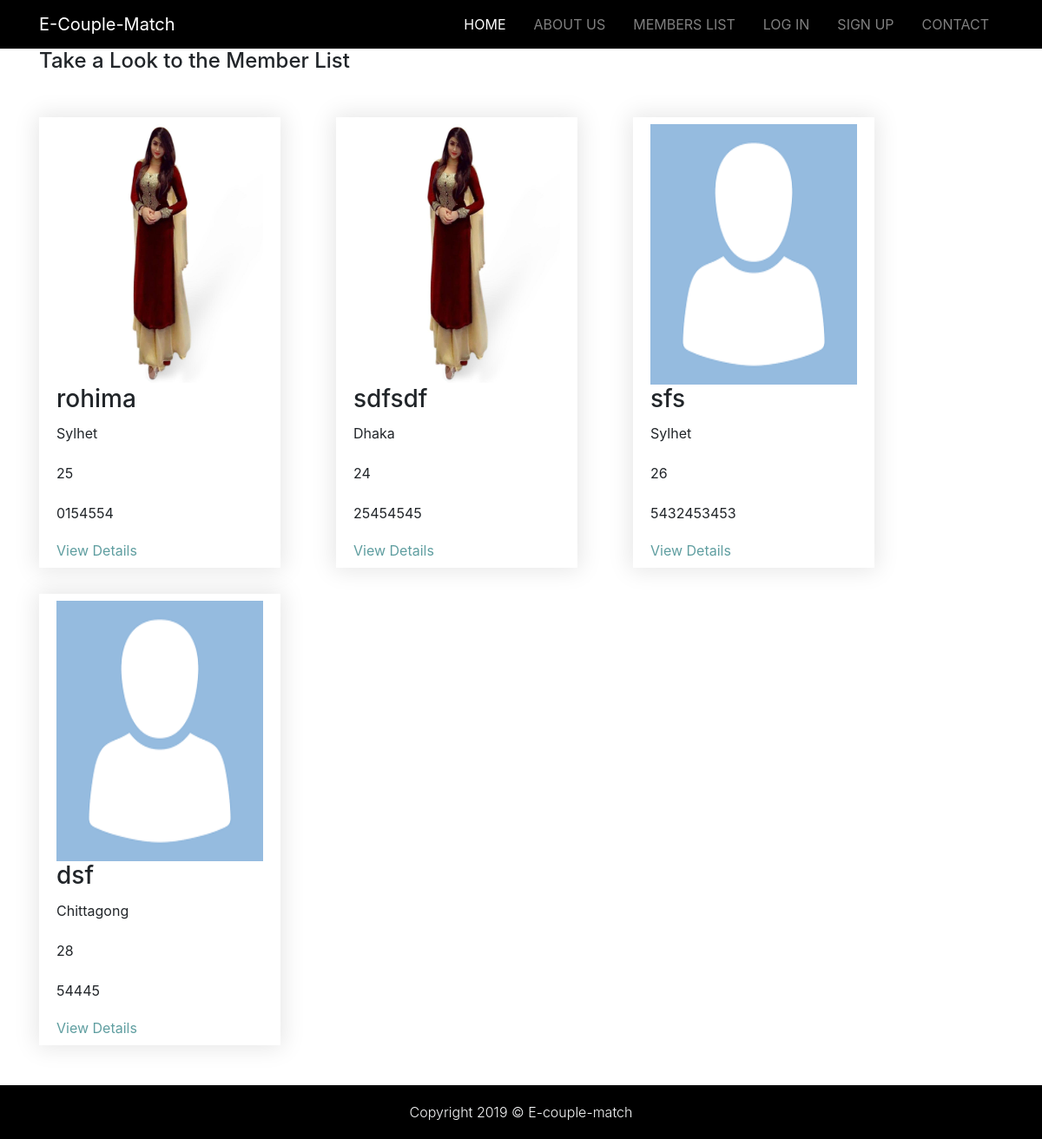
/index.php/members, run on the app's committed database.
### tables this page shows
CREATE TABLE `tbl_members` (
  `member_id` int(11) NOT NULL,
  `member_full_name` varchar(255) NOT NULL,
  `member_email` varchar(50) NOT NULL,
  `member_pass` varchar(50) NOT NULL,
  `member_confirm_pass` varchar(50) NOT NULL,
  `member_phone` varchar(14) NOT NULL,
  `member_present_address` varchar(100) NOT NULL,
  `member_parmanent_address` varchar(100) NOT NULL,
  `member_division` text NOT NULL,
  `member_age` varchar(50) NOT NULL,
  `member_gender` text NOT NULL,
  `member_edu_qualification` varchar(50) NOT NULL,
  `member_profession` varchar(50) NOT NULL,
  `member_image` varchar(100) NOT NULL,
  `member_height` varchar(70) NOT NULL,
  `member_weight` varchar(150) NOT NULL,
  `member_marital_status` varchar(150) NOT NULL,
  `member_birth` varchar(150) NOT NULL,
  `member_smoke` varchar(150) NOT NULL,
  `member_diet` varchar(150) NOT NULL,
  `memeber_familytype` varchar(150) NOT NULL,
  `member_father_name` varchar(150) NOT NULL,
  `member_father_occupation` varchar(150) NOT NULL,
  `member_mother_name` varchar(150) NOT NULL,
  `member_mother_occupation` varchar(150) NOT NULL,
  `memeber_sibling_details` text NOT NULL,
  `memeber_living_with_parents` varchar(150) NOT NULL,
  `memeber_living` varchar(150) NOT NULL,
  `ssc_pass_year` int(150) NOT NULL,
  `ssc_cgpa` varchar(150) NOT NULL,
  `hsc_pass_year` int(150) NOT NULL,
  `hsc_cgpa` varchar(150) NOT NULL,
  `ug_subject` varchar(150) NOT NULL,
  `ug_cgpa` varchar(150) NOT NULL,
  `ug_pass_year` varchar(150) NOT NULL,
  `higher_education` varchar(150) NOT NULL,
  `occupation` varchar(150) NOT NULL,
  `working_industry` varchar(150) NOT NULL,
  `monthly_income` varchar(150) NOT NULL,
  `office_address` varchar(150) NOT NULL,
  `write_yourself` text NOT NULL
);

### application/controllers/Members.php (called while the page is built, shortened)
<?php
class Members extends CI_Controller {
	public function __construct()
	{
		$this->load->model('Member_model');
	}
	public function index()
	{
		$data['title'] = 'Members';
		$data['view_all_list_member']    =   $this->Member_model->getData();
		$this->load->view('member_list',$data);
	}
}

### index.php (called while the page is built, shortened)
<?php
require_once BASEPATH.'core/CodeIgniter.php';

### application/models/Member_model.php (called while the page is built, shortened)
<?php
class Member_model extends CI_Model {
		public function getData() {
		$this->db->select('member_id,member_full_name,member_phone,member_division,member_age,member_image');
		$this->db->from('tbl_members');
		$query = $this->db->get();
		return $query->result_array();
	}
}
?>

### application/views/member_list.php (the view, shortened to what this page needs)
<?php $this->load->view('partial/header');?>
    <section class="container members">
        <div class="row">
            <div class="col-md-12">
                <div id="test-list">
                    <h4>Take a Look to the Member List</h4>
                    <ul class="grid cs-style-5 list">
                    <?php
                    if(!isset($view_member)){ $sl=0;
                        foreach ($view_all_list_member as $count) {
                            $member_id     = $count['member_id'];
                            $member_full_name   = $count['member_full_name'];
                            $member_phone = $count['member_phone'];
                            $member_division = $count['member_division'];
                            $member_age = $count['member_age'];
							$member_image= $count['member_image'];
                    ?>
                        <li class="col-md-3 list-item">
                            <figure>
                                <img src="<?php echo base_url()."$member_image"?>">
                                    <h3 class="membername"><?php echo $member_full_name; ?></h3>
                                    <p><?php echo $member_division; ?></p>
                                    <p><?php echo $member_age; ?></p>
                                    <p><?php echo $member_phone; ?></p>
                                    <a href="<?php echo base_url('')."members/details/$member_id"; ?>">View Details</a>
                            </figure>
                        </li>
                        <?php
                        ++$sl; }  }
                    ?>
                </ul>
	</div>
                </div>
            </div>
    </section>
    <?php $this->load->view('partial/footer');?>

### application/views/partial/header.php (shortened to what this page needs)
<!DOCTYPE html>
<html lang="en">
<head>
  <link rel="stylesheet" href="<?php echo base_url()?>public/css/font-awesome.min.css">
  <link rel="stylesheet" href="<?php echo base_url()?>public/css/bootstrap.min.css">
  <link rel="stylesheet" href="<?php echo base_url()?>public/css/bootstrap-select.css">
  <link rel="stylesheet" href="<?php echo base_url()?>public/css/style.css">
</head>
<body>
 <nav class="navbar navbar-dark navbar-expand-md" uk-sticky="top: 200; animation: uk-animation-slide-top; bottom: #sticky-on-scroll-up">
   <div class="container">
     <a href="<?php echo base_url('Home')?>" class="navbar-brand">E-Couple-Match</a>
     <div id="navbarNav" class="collapse navbar-collapse">
       <ul class="navbar-nav ml-auto">
         <li class="nav-item active">
           <a class="nav-link" href="<?php echo base_url('Home')?>">Home</a>
         </li>
         <li class="nav-item">
           <a class="nav-link" href="<?php echo base_url('About')?>">About Us</a>
         </li>
		 <li class="nav-item">
           <a class="nav-link" href="<?php echo base_url('members')?>">Members List</a>
         </li>
         <li class="nav-item">
           <a class="nav-link" href="<?php echo base_url('login')?>">log in</a>
         </li>
         <li class="nav-item">
           <a class="nav-link" href="<?php echo base_url('signup')?>">sign up</a>
         </li>
         <li class="nav-item">
           <a class="nav-link" href="<?php echo base_url('Contact')?>">Contact</a>
         </li>
       </ul>
      </div>
    </div>
  </nav>

### application/views/partial/footer.php (shortened to what this page needs)
  <footer id="copyright" class="py-3 text-light text-center">
    <div class="container">
      <div class="row">
        <div class="col">
          <p class="lead mb-0">Copyright 2019 © E-couple-match</p>
        </div>
      </div>
    </div>
  </footer>
</body>
</html>

### public/css/style.css (style rules this page uses)
.navbar { background: #000; }
.navbar .nav-link { font-size: 16px; text-transform: uppercase; padding-left: 1em !important; padding-right: 1em !important; }
#copyright { background: #000; }
img { max-width: 100%; height: auto; }
figure { margin: 0; }
.members h4 { margin-bottom: 50px; }
figure img { height: 300px; }
.members ul { padding: 0; }
ul.grid.cs-style-5 li { margin: 0 60px 30px 0 !important; }
.members ul li { list-style: none; margin: 20px 0; }
.grid li { display: inline-block; vertical-align: top; margin: 0 !important; padding: 0px !important; text-align: left; position: relative; }
.members figure { padding: 8px 20px; box-shadow: 0 0 25px 3px rgba(0, 0, 0, 0.1); margin: 0 !important; }
.cs-style-5 figure img { z-index: 10; -webkit-transition: -webkit-transform 0.4s; -moz-transition: -moz-transform 0.4s; transition: transform 0.4s; max-width: 100%; }
h3.membername { font-weight: 500; }
p { line-height: 30px; font-size: 16px !important; }
.members ul li a { color: cadetblue; transition: all 0.3s; }

### data on the page
tbl_members: member_image (picture), member_full_name "rohima", member_division "Sylhet", member_age "25", member_phone "0154554"
tbl_members: member_image (picture), member_full_name "sdfsdf", member_division "Dhaka", member_age "24", member_phone "25454545"
tbl_members: member_image (placeholder picture), member_full_name "sfs", member_division "Sylhet", member_age "26", member_phone "5432453453"
tbl_members: member_image (placeholder picture), member_full_name "dsf", member_division "Chittagong", member_age "28", member_phone "54445"
